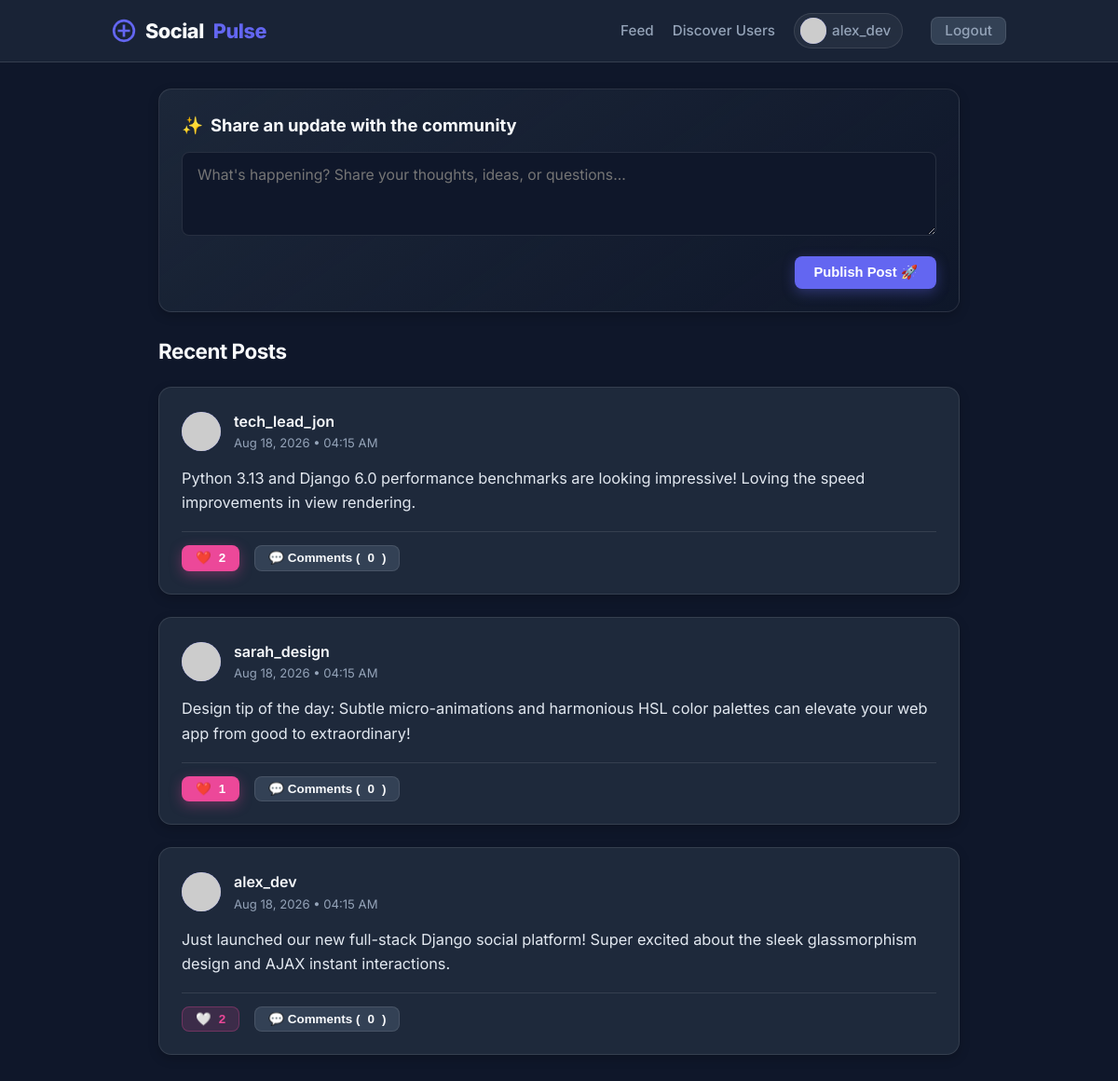
The app's page / (signed in) with its own data.
### social_app/models.py (models this page shows, shortened)
class Post(models.Model):
    author = models.ForeignKey(User, on_delete=models.CASCADE, related_name='posts')
    content = models.TextField(max_length=1000)
    created_at = models.DateTimeField(auto_now_add=True)
    likes = models.ManyToManyField(User, related_name='liked_posts', blank=True)
    class Meta:
        ordering = ['-created_at']
    def total_likes(self):
        return self.likes.count()

### social_app/views.py (the view)
# urls.py: path('', views.feed_view, name='feed'),
@login_required
def feed_view(request):
    posts = Post.objects.all().select_related('author', 'author__profile').prefetch_related('likes', 'comments', 'comments__author')
    user_liked_ids = set(request.user.liked_posts.values_list('id', flat=True))
    context = {
        'posts': posts,
        'user_liked_ids': user_liked_ids
    }
    return render(request, 'feed.html', context)

### templates/feed.html (shortened to what this page needs)
{% extends 'base.html' %}
{% block content %}
<div class="card create-post-card">
  <h2 style="font-size:1.15rem;margin-bottom:14px;display:flex;align-items:center;gap:8px;">
    <span>✨</span> Share an update with the community
  </h2>
  <form onsubmit="createPost(event)">
    <textarea id="create-post-content" class="create-post-textarea" placeholder="What's happening? Share your thoughts, ideas, or questions..." required></textarea>
    <div style="display:flex;justify-content:flex-end;">
      <button type="submit" class="btn btn-primary">Publish Post 🚀</button>
    </div>
  </form>
</div>
<h2 style="font-size:1.4rem;margin-bottom:20px;letter-spacing:-0.02em;">Recent Posts</h2>
{% if posts %}
  {% for post in posts %}
    <div class="card" id="post-card-{{ post.id }}">
      <div class="post-header">
        <img src="{{ post.author.profile.avatar_url }}" class="avatar-sm" alt="{{ post.author.username }}">
        <div>
          <a href="{% url 'user_profile' post.author.username %}" class="post-author">{{ post.author.username }}</a>
          <div class="post-time">{{ post.created_at|date:"M d, Y • h:i A" }}</div>
        </div>
      </div>
      <div class="post-content">{{ post.content }}</div>
      <div class="post-footer">
        <button id="like-btn-{{ post.id }}"
                onclick="toggleLike({{ post.id }})"
                class="btn btn-pink btn-sm {% if post.id in user_liked_ids %}active{% endif %}">
          <span class="heart-icon">{% if post.id in user_liked_ids %}❤️{% else %}🤍{% endif %}</span>
          <span id="like-count-{{ post.id }}">{{ post.total_likes }}</span>
        </button>
        <button onclick="toggleComments({{ post.id }})" class="btn btn-secondary btn-sm">
          💬 Comments (<span id="comment-count-{{ post.id }}">{{ post.comments.count }}</span>)
        </button>
      </div>
    </div>
  {% endfor %}
{% else %}
  <div class="card" style="text-align:center;padding:48px 20px;">
    <h3>No posts in the feed yet!</h3>
    <p style="color:var(--text-muted);margin-top:8px;">Be the first person to publish a post using the form above.</p>
  </div>
{% endif %}
{% endblock %}

### templates/base.html (shortened to what this page needs)
{% load static %}
<!doctype html>
<html lang="en">
<head>
  <link rel="stylesheet" href="{% static 'css/style.css' %}">
</head>
<body>
  <header class="header">
    <div class="header-container">
      <a href="{% url 'feed' %}" class="logo">
        <svg width="26" height="26" viewBox="0 0 24 24" fill="none" stroke="var(--primary)" stroke-width="2.5">
          <circle cx="12" cy="12" r="10"></circle>
          <path d="M12 6v12M6 12h12"></path>
        </svg>
        Social<span>Pulse</span>
      </a>
      <nav class="nav-links">
        {% if user.is_authenticated %}
          <a href="{% url 'feed' %}">Feed</a>
          <a href="{% url 'discover' %}">Discover Users</a>
          <a href="{% url 'profile' %}" class="user-badge">
            <img src="{{ user.profile.avatar_url }}" class="avatar-xs" alt="{{ user.username }}">
            <span>{{ user.username }}</span>
          </a>
          <a href="{% url 'logout' %}" class="btn btn-secondary btn-sm" style="margin-left:10px;">Logout</a>
        {% else %}
          <a href="{% url 'login' %}">Login</a>
          <a href="{% url 'register' %}" class="btn btn-primary btn-sm">Register</a>
        {% endif %}
      </nav>
    </div>
  </header>
  <main class="container">
    {% block content %}{% endblock %}
  </main>
</body>
</html>

### static/css/style.css (style rules this page uses)
:root { --font-family: 'Inter', system-ui, -apple-system, sans-serif; --bg-color: #0f172a; --bg-card: #1e293b; --bg-card-hover: #334155; --surface-border: rgba(255, 255, 255, 0.1); --primary: #6366f1; --primary-hover: #4f46e5; --primary-glow: rgba(99, 102, 241, 0.35); --pink-heart: #ec4899; --pink-glow: rgba(236, 72, 153, 0.35); --accent: #10b981; --text-main: #f8fafc; --text-muted: #94a3b8; --danger: #ef4444; --radius-sm: 8px; --radius-md: 14px; --radius-lg: 20px; --shadow-lg: 0 20px 25px -5px rgba(0, 0, 0, 0.5), 0 8px 10px -6px rgba(0, 0, 0, 0.5); --glass-bg: rgba(30, 41, 59, 0.75); --glass-border: rgba(255, 255, 255, 0.12); }
* { box-sizing: border-box; margin: 0; padding: 0; }
body { font-family: var(--font-family); background-color: var(--bg-color); color: var(--text-main); min-height: 100vh; display: flex; flex-direction: column; line-height: 1.6; }
.header { position: sticky; top: 0; z-index: 100; background: var(--glass-bg); backdrop-filter: blur(16px); -webkit-backdrop-filter: blur(16px); border-bottom: 1px solid var(--glass-border); padding: 14px 0; }
.header-container { max-width: 1000px; margin: 0 auto; padding: 0 20px; display: flex; align-items: center; justify-content: space-between; }
.logo { font-size: 1.35rem; font-weight: 800; color: var(--text-main); text-decoration: none; display: flex; align-items: center; gap: 10px; letter-spacing: -0.02em; }
.logo span { color: var(--primary); }
.nav-links { display: flex; align-items: center; gap: 20px; }
.nav-links a { color: var(--text-muted); text-decoration: none; font-weight: 500; font-size: 0.95rem; transition: all 0.2s ease; display: flex; align-items: center; gap: 6px; }
.user-badge { display: flex; align-items: center; gap: 10px; background: rgba(255, 255, 255, 0.05); border: 1px solid var(--surface-border); padding: 4px 12px 4px 6px; border-radius: 999px; }
.avatar-xs { width: 28px; height: 28px; border-radius: 50%; object-fit: cover; background: var(--primary); }
.avatar-sm { width: 42px; height: 42px; border-radius: 50%; object-fit: cover; background: var(--primary); }
.container { max-width: 900px; margin: 0 auto; padding: 28px 20px; width: 100%; flex: 1; }
.card { background: var(--bg-card); border: 1px solid var(--surface-border); border-radius: var(--radius-md); padding: 24px; margin-bottom: 24px; box-shadow: 0 4px 12px rgba(0, 0, 0, 0.2); transition: border-color 0.2s ease; }
.create-post-card { background: linear-gradient(145deg, rgba(30, 41, 59, 0.9) 0%, rgba(15, 23, 42, 0.6) 100%); }
.create-post-textarea { width: 100%; padding: 14px 16px; background: #0f172a; border: 1px solid var(--surface-border); border-radius: var(--radius-sm); color: var(--text-main); font-size: 0.98rem; font-family: var(--font-family); resize: vertical; min-height: 90px; margin-bottom: 14px; transition: border-color 0.2s ease, box-shadow 0.2s ease; }
.btn { display: inline-flex; align-items: center; justify-content: center; gap: 8px; padding: 10px 20px; font-size: 0.92rem; font-weight: 600; border-radius: var(--radius-sm); border: none; cursor: pointer; transition: all 0.2s ease; text-decoration: none; line-height: 1; }
.btn-primary { background: var(--primary); color: white; box-shadow: 0 4px 14px var(--primary-glow); }
.btn-secondary { background: var(--bg-card-hover); color: var(--text-main); border: 1px solid var(--surface-border); }
.btn-pink { background: rgba(236, 72, 153, 0.15); color: var(--pink-heart); border: 1px solid rgba(236, 72, 153, 0.3); }
.btn-pink.active, .btn-pink:hover { background: var(--pink-heart); color: white; box-shadow: 0 4px 14px var(--pink-glow); }
.btn-sm { padding: 6px 14px; font-size: 0.84rem; }
.post-header { display: flex; align-items: center; gap: 14px; margin-bottom: 14px; }
.post-author { font-weight: 600; color: var(--text-main); text-decoration: none; font-size: 1rem; }
.post-time { color: var(--text-muted); font-size: 0.82rem; }
.post-content { font-size: 1.02rem; color: #e2e8f0; margin-bottom: 18px; white-space: pre-wrap; word-break: break-word; }
.post-footer { display: flex; align-items: center; gap: 16px; border-top: 1px solid var(--surface-border); padding-top: 14px; }

### records on screen
Post: author.username "tech_lead_jon", created_at "Aug 18, 2026 • 04:15 AM", content "Python 3.13 and Django 6.0 performance benchmarks are looking impressive! Loving the speed improvements in view rendering.", total_likes "2", comments.count "0"
Post: author.username "sarah_design", created_at "Aug 18, 2026 • 04:15 AM", content "Design tip of the day: Subtle micro-animations and harmonious HSL color palettes can elevate your web app from good to extraordinary!", total_likes "1", comments.count "0"
Post: author.username "alex_dev", created_at "Aug 18, 2026 • 04:15 AM", content "Just launched our new full-stack Django social platform! Super excited about the sleek glassmorphism design and AJAX instant interactions.", total_likes "2", comments.count "0"

### other values on screen
{{ user.username }} "alex_dev"
